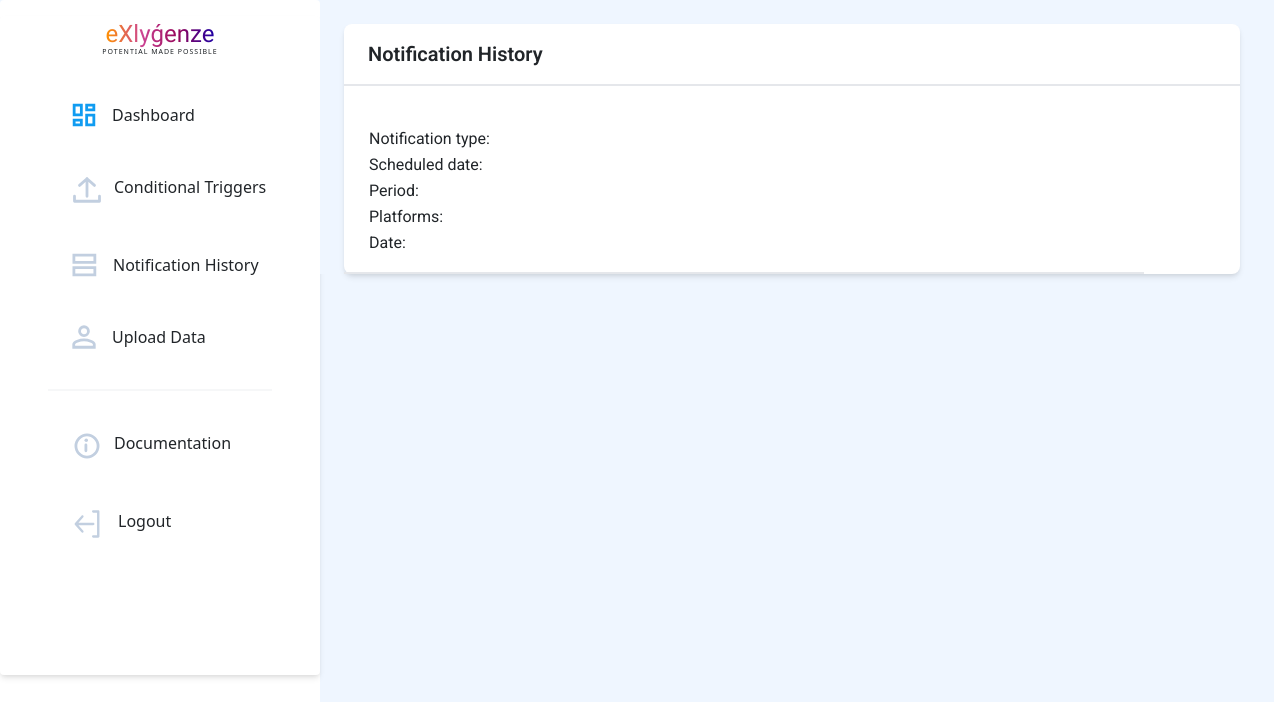
/history/5 (signed in), run on an earlier commit of the app's database.
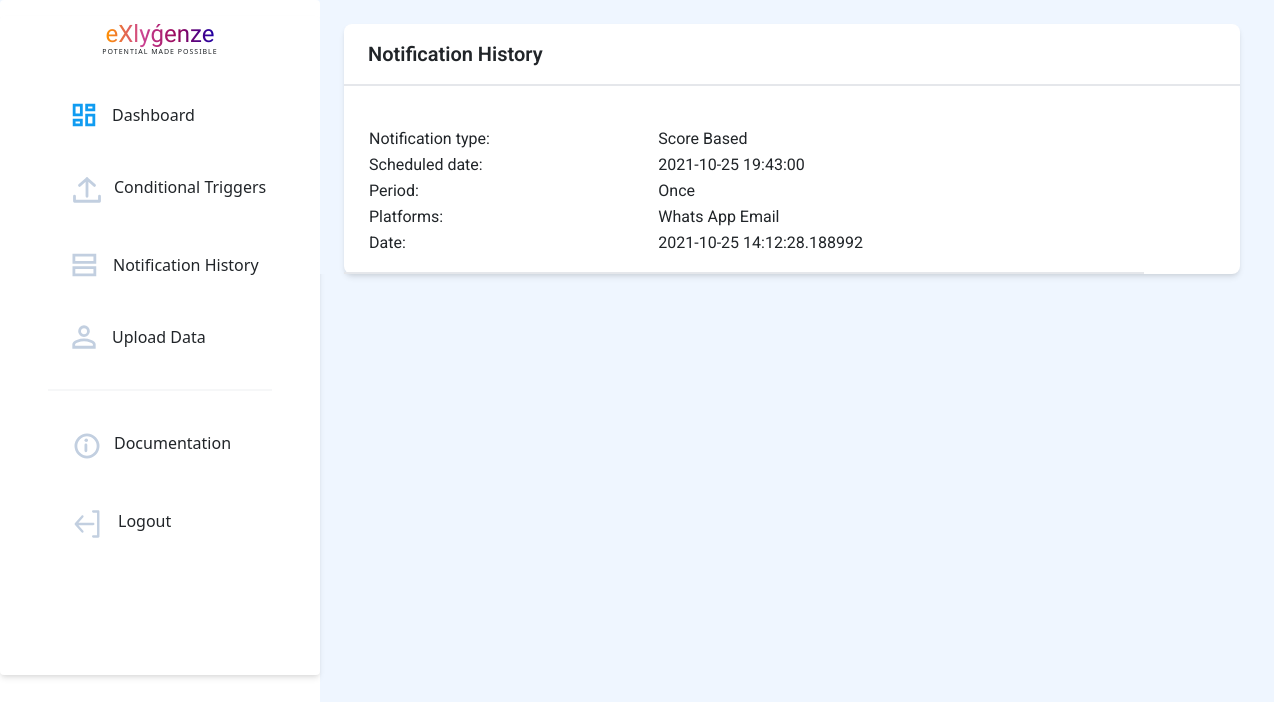
And on a later commit of the database.
### application/models.py (models this page shows, shortened)
class NotificationHistory(db.Model, UserMixin):
    id = db.Column(db.Integer, primary_key=True)
    type = db.Column(db.String(20),nullable=False)
    scheduled_date = db.Column(db.DateTime, default = datetime.utcnow)
    period = db.Column(db.Integer)
    message_body = db.Column(db.String(500),nullable=False)
    score = db.Column(db.String(100),default='')
    event = db.Column(db.String(100),default='')
    activity = db.Column(db.String(100),default='')
    email = db.Column(db.Boolean,default=False,nullable=False)
    whatsapp = db.Column(db.Boolean,default=False,nullable=False)
    sms = db.Column(db.Boolean,default=False,nullable=False)
    date_time = db.Column(db.DateTime,nullable = False, default = datetime.utcnow)
    user_id = db.Column(db.Integer,db.ForeignKey('user.id'),nullable=False)

### application/routes.py (the view)
@app.route('/history/<int:notif_id>')
def notification_history_id(notif_id):
    if current_user.is_authenticated:
        notif = NotificationHistory.query.get(notif_id)
        return render_template('history_id.html', notif=notif)
    else:
        return redirect(url_for('login'))

### application/models.py (called while the page is built)
@login_manager.user_loader
def load_user(user_id):
    return User.query.get(int(user_id))

### application/templates/history_id.html (shortened to what this page needs)
{% extends 'basic.html'%}
{% block body %}
<body>
    <div class="bg-blue-50 flex">
        {% include "navbar.html" %}
        <div class="flex">
            <div>
                <div class="subideabody" style="font-family: 'Roboto';">
                    <div class=" bg-blue-50 flex  ">
                        <div class="mx-4 flex-grow">
                            <br>
                            <div class=" flex flex-wrap ">
                                <div class=" bg-white max-w-4xl rounded-lg w-screen shadow-md">
                                    <div>
                                        <div class="py-3 pl-6 font-medium text-xl border-b-2 font-semibold">Notification History </div>
                                        <br>
                                        <div class="py-3 pl-6 border-b-2" style = "width:800px">
                                            <table style = "width: 100%;">
                                                <tr>
                                                    <td>Notification type: </td>
                                                    <td>{{notif.type}}</td>
                                                </tr>
                                                <tr>
                                                    <td>Scheduled date: </td>
                                                    <td>{{notif.scheduled_date}}</td>
                                                </tr>
                                                <tr>
                                                    <td>Period: </td>
                                                    <td>{{notif.period}}</td>
                                                </tr>
                                                <tr>
                                                    <td>Platforms: </td>
                                                    <td>{% if notif.whatsapp %}Whats App {% endif %}{% if notif.sms %} SMS {% endif %}{% if notif.email %} Email {% endif %}</td>
                                                </tr>
                                                <tr>
                                                    <td>Date: </td>
                                                    <td>{{notif.date_time}}</td>
                                                </tr>
                                            </table>
                                    </div>
                                    </div>
                                </div>
                            </div>
                        </div>
                    </div>
                </div>
            </div>
        </div>
    </div>
</body>
{%endblock%}

What changed in the data, as far as the page shows it:
added NotificationHistory: type "Score Based", scheduled_date "2021-10-25 19:43:00", period "Once", date_time "2021-10-25 14:12:28.188992"
Also different on the page:
text now shown: "Whats App Email"
